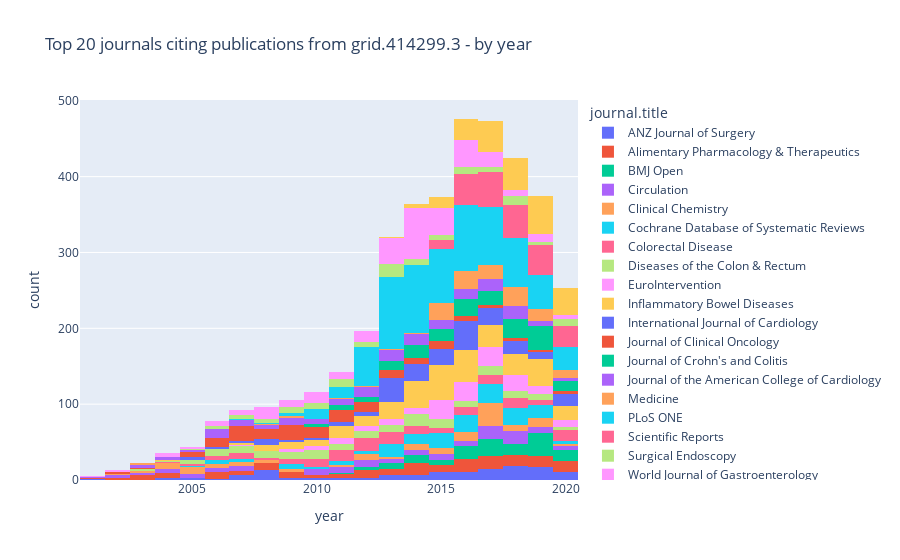

Notebook cell for this chart:
### Markdown cell above
#### Top 20 journals by year chart

### Code cell
THRESHOLD = 20  #@param {type: "slider", min: 10, max: 100}

# suppress empty values
pubs_citing.fillna("-no value-", inplace=True)

# make publications list smaller by only showing top journals
pubs_citing_topjournals = pubs_citing[pubs_citing['journal.title'].isin(list(journals[:THRESHOLD]['journal.title']))].sort_values('journal.title')

# build histogram
px.histogram(pubs_citing_topjournals, 
             x="year", 
             color="journal.title", 
             title=f"Top {THRESHOLD} journals citing publications from {GRIDID} - by year")

### Figure 1 — Plotly figure (JSON) as saved in the notebook; plotly's stock layout.template omitted (floating-point values rounded to 4 significant figures; data arrays with more than 128 entries replaced by an {"elided": "..."} marker saying what was removed)
{"data": [{"alignmentgroup": "True", "bingroup": "x", "hovertemplate": "journal.title=ANZ Journal of Surgery<br>year=%{x}<br>count=%{y}<extra></extra>", "legendgroup": "ANZ Journal of Surgery", "marker": {"color": "#636efa"}, "name": "ANZ Journal of Surgery", "offsetgroup": "ANZ Journal of Surgery", "orientation": "v", "showlegend": true, "type": "histogram", "x": {"elided": "132 int values"}, "xaxis": "x", "yaxis": "y"}, {"alignmentgroup": "True", "bingroup": "x", "hovertemplate": "journal.title=Alimentary Pharmacology & Therapeutics<br>year=%{x}<br>count=%{y}<extra></extra>", "legendgroup": "Alimentary Pharmacology & Therapeutics", "marker": {"color": "#EF553B"}, "name": "Alimentary Pharmacology & Therapeutics", "offsetgroup": "Alimentary Pharmacology & Therapeutics", "orientation": "v", "showlegend": true, "type": "histogram", "x": {"elided": "183 int values"}, "xaxis": "x", "yaxis": "y"}, {"alignmentgroup": "True", "bingroup": "x", "hovertemplate": "journal.title=BMJ Open<br>year=%{x}<br>count=%{y}<extra></extra>", "legendgroup": "BMJ Open", "marker": {"color": "#00cc96"}, "name": "BMJ Open", "offsetgroup": "BMJ Open", "orientation": "v", "showlegend": true, "type": "histogram", "x": {"elided": "129 int values"}, "xaxis": "x", "yaxis": "y"}, {"alignmentgroup": "True", "bingroup": "x", "hovertemplate": "journal.title=Circulation<br>year=%{x}<br>count=%{y}<extra></extra>", "legendgroup": "Circulation", "marker": {"color": "#ab63fa"}, "name": "Circulation", "offsetgroup": "Circulation", "orientation": "v", "showlegend": true, "type": "histogram", "x": [2011, 2013, 2010, 2014, 2018, 2007, 2014, 2010, 2014, 2017, 2017, 2017, 2019, 2018, 2005, 2013, 2014, 2015, 2006, 2015, 2005, 2020, 2005, 2005, 2019, 2018, 2011, 2019, 2019, 2011, 2016, 2015, 2013, 2006, 2017, 2017, 2014, 2017, 2007, 2018, 2010, 2011, 2015, 2016, 2018, 2003, 2015, 2003, 2018, 2012, 2018, 2018, 2012, 2018, 2013, 2017, 2008, 2006, 2019, 2019, 2010, 2017, 2018, 2018, 2013, 2018, 2019, 2017, 2018, 2018, 2015, 2014, 2016, 2010, 2020, 2007, 2007, 2018, 2011, 2006, 2010, 2011, 2020, 2017, 2017, 2002, 2012, 2020, 2012, 2004, 2006, 2019, 2004, 2016, 2007, 2016, 2010, 2012, 2006, 2007, 2012, 2016, 2016, 2014, 2011, 2012, 2018, 2012, 2004, 2002, 2004, 2017, 2017, 2004, 2005, 2015, 2012, 2002, 2020, 2011, 2017, 2017, 2020, 2017, 2012, 2001, 2017], "xaxis": "x", "yaxis": "y"}, {"alignmentgroup": "True", "bingroup": "x", "hovertemplate": "journal.title=Clinical Chemistry<br>year=%{x}<br>count=%{y}<extra></extra>", "legendgroup": "Clinical Chemistry", "marker": {"color": "#FFA15A"}, "name": "Clinical Chemistry", "offsetgroup": "Clinical Chemistry", "orientation": "v", "showlegend": true, "type": "histogram", "x": {"elided": "134 int values"}, "xaxis": "x", "yaxis": "y"}, {"alignmentgroup": "True", "bingroup": "x", "hovertemplate": "journal.title=Cochrane Database of Systematic Reviews<br>year=%{x}<br>count=%{y}<extra></extra>", "legendgroup": "Cochrane Database of Systematic Reviews", "marker": {"color": "#19d3f3"}, "name": "Cochrane Database of Systematic Reviews", "offsetgroup": "Cochrane Database of Systematic Reviews", "orientation": "v", "showlegend": true, "type": "histogram", "x": {"elided": "173 int values"}, "xaxis": "x", "yaxis": "y"}, {"alignmentgroup": "True", "bingroup": "x", "hovertemplate": "journal.title=Colorectal Disease<br>year=%{x}<br>count=%{y}<extra></extra>", "legendgroup": "Colorectal Disease", "marker": {"color": "#FF6692"}, "name": "Colorectal Disease", "offsetgroup": "Colorectal Disease", "orientation": "v", "showlegend": true, "type": "histogram", "x": {"elided": "157 int values"}, "xaxis": "x", "yaxis": "y"}, {"alignmentgroup": "True", "bingroup": "x", "hovertemplate": "journal.title=Diseases of the Colon & Rectum<br>year=%{x}<br>count=%{y}<extra></extra>", "legendgroup": "Diseases of the Colon & Rectum", "marker": {"color": "#B6E880"}, "name": "Diseases of the Colon & Rectum", "offsetgroup": "Diseases of the Colon & Rectum", "orientation": "v", "showlegend": true, "type": "histogram", "x": {"elided": "149 int values"}, "xaxis": "x", "yaxis": "y"}, {"alignmentgroup": "True", "bingroup": "x", "hovertemplate": "journal.title=EuroIntervention<br>year=%{x}<br>count=%{y}<extra></extra>", "legendgroup": "EuroIntervention", "marker": {"color": "#FF97FF"}, "name": "EuroIntervention", "offsetgroup": "EuroIntervention", "orientation": "v", "showlegend": true, "type": "histogram", "x": {"elided": "159 int values"}, "xaxis": "x", "yaxis": "y"}, {"alignmentgroup": "True", "bingroup": "x", "hovertemplate": "journal.title=Inflammatory Bowel Diseases<br>year=%{x}<br>count=%{y}<extra></extra>", "legendgroup": "Inflammatory Bowel Diseases", "marker": {"color": "#FECB52"}, "name": "Inflammatory Bowel Diseases", "offsetgroup": "Inflammatory Bowel Diseases", "orientation": "v", "showlegend": true, "type": "histogram", "x": {"elided": "314 int values"}, "xaxis": "x", "yaxis": "y"}, {"alignmentgroup": "True", "bingroup": "x", "hovertemplate": "journal.title=International Journal of Cardiology<br>year=%{x}<br>count=%{y}<extra></extra>", "legendgroup": "International Journal of Cardiology", "marker": {"color": "#636efa"}, "name": "International Journal of Cardiology", "offsetgroup": "International Journal of Cardiology", "orientation": "v", "showlegend": true, "type": "histogram", "x": {"elided": "214 int values"}, "xaxis": "x", "yaxis": "y"}, {"alignmentgroup": "True", "bingroup": "x", "hovertemplate": "journal.title=Journal of Clinical Oncology<br>year=%{x}<br>count=%{y}<extra></extra>", "legendgroup": "Journal of Clinical Oncology", "marker": {"color": "#EF553B"}, "name": "Journal of Clinical Oncology", "offsetgroup": "Journal of Clinical Oncology", "orientation": "v", "showlegend": true, "type": "histogram", "x": {"elided": "166 int values"}, "xaxis": "x", "yaxis": "y"}, {"alignmentgroup": "True", "bingroup": "x", "hovertemplate": "journal.title=Journal of Crohn's and Colitis<br>year=%{x}<br>count=%{y}<extra></extra>", "legendgroup": "Journal of Crohn's and Colitis", "marker": {"color": "#00cc96"}, "name": "Journal of Crohn's and Colitis", "offsetgroup": "Journal of Crohn's and Colitis", "orientation": "v", "showlegend": true, "type": "histogram", "x": {"elided": "174 int values"}, "xaxis": "x", "yaxis": "y"}, {"alignmentgroup": "True", "bingroup": "x", "hovertemplate": "journal.title=Journal of the American College of Cardiology<br>year=%{x}<br>count=%{y}<extra></extra>", "legendgroup": "Journal of the American College of Cardiology", "marker": {"color": "#ab63fa"}, "name": "Journal of the American College of Cardiology", "offsetgroup": "Journal of the American College of Cardiology", "orientation": "v", "showlegend": true, "type": "histogram", "x": {"elided": "168 int values"}, "xaxis": "x", "yaxis": "y"}, {"alignmentgroup": "True", "bingroup": "x", "hovertemplate": "journal.title=Medicine<br>year=%{x}<br>count=%{y}<extra></extra>", "legendgroup": "Medicine", "marker": {"color": "#FFA15A"}, "name": "Medicine", "offsetgroup": "Medicine", "orientation": "v", "showlegend": true, "type": "histogram", "x": {"elided": "129 int values"}, "xaxis": "x", "yaxis": "y"}, {"alignmentgroup": "True", "bingroup": "x", "hovertemplate": "journal.title=PLoS ONE<br>year=%{x}<br>count=%{y}<extra></extra>", "legendgroup": "PLoS ONE", "marker": {"color": "#19d3f3"}, "name": "PLoS ONE", "offsetgroup": "PLoS ONE", "orientation": "v", "showlegend": true, "type": "histogram", "x": {"elided": "642 int values"}, "xaxis": "x", "yaxis": "y"}, {"alignmentgroup": "True", "bingroup": "x", "hovertemplate": "journal.title=Scientific Reports<br>year=%{x}<br>count=%{y}<extra></extra>", "legendgroup": "Scientific Reports", "marker": {"color": "#FF6692"}, "name": "Scientific Reports", "offsetgroup": "Scientific Reports", "orientation": "v", "showlegend": true, "type": "histogram", "x": {"elided": "209 int values"}, "xaxis": "x", "yaxis": "y"}, {"alignmentgroup": "True", "bingroup": "x", "hovertemplate": "journal.title=Surgical Endoscopy<br>year=%{x}<br>count=%{y}<extra></extra>", "legendgroup": "Surgical Endoscopy", "marker": {"color": "#B6E880"}, "name": "Surgical Endoscopy", "offsetgroup": "Surgical Endoscopy", "orientation": "v", "showlegend": true, "type": "histogram", "x": [2020, 2007, 2016, 2013, 2016, 2013, 2020, 2012, 2020, 2020, 2011, 2013, 2014, 2014, 2019, 2018, 2018, 2018, 2018, 2006, 2008, 2005, 2018, 2018, 2018, 2018, 2013, 2016, 2006, 2007, 2011, 2014, 2014, 2017, 2017, 2007, 2009, 2017, 2009, 2017, 2018, 2008, 2006, 2012, 2007, 2006, 2007, 2013, 2020, 2012, 2013, 2016, 2016, 2011, 2013, 2015, 2015, 2011, 2014, 2015, 2015, 2019, 2014, 2016, 2011, 2016, 2013, 2017, 2012, 2013, 2011, 2010, 2018, 2017, 2017, 2016, 2016, 2020, 2020, 2016, 2009, 2009, 2009, 2019, 2013, 2013, 2015, 2015, 2014, 2014, 2010, 2012, 2018, 2013, 2019, 2011, 2011, 2008, 2015, 2010, 2018, 2010, 2010, 2010, 2010, 2009, 2009, 2009, 2008, 2020, 2011, 2011, 2010, 2008, 2010, 2012, 2012, 2007, 2020, 2013, 2013, 2013, 2013, 2011, 2013], "xaxis": "x", "yaxis": "y"}, {"alignmentgroup": "True", "bingroup": "x", "hovertemplate": "journal.title=World Journal of Gastroenterology<br>year=%{x}<br>count=%{y}<extra></extra>", "legendgroup": "World Journal of Gastroenterology", "marker": {"color": "#FF97FF"}, "name": "World Journal of Gastroenterology", "offsetgroup": "World Journal of Gastroenterology", "orientation": "v", "showlegend": true, "type": "histogram", "x": {"elided": "304 int values"}, "xaxis": "x", "yaxis": "y"}, {"alignmentgroup": "True", "bingroup": "x", "hovertemplate": "journal.title=bioRxiv<br>year=%{x}<br>count=%{y}<extra></extra>", "legendgroup": "bioRxiv", "marker": {"color": "#FECB52"}, "name": "bioRxiv", "offsetgroup": "bioRxiv", "orientation": "v", "showlegend": true, "type": "histogram", "x": {"elided": "221 int values"}, "xaxis": "x", "yaxis": "y"}], "layout": {"autosize": true, "barmode": "relative", "legend": {"title": {"text": "journal.title"}, "tracegroupgap": 0}, "title": {"text": "Top 20 journals citing publications from grid.414299.3 - by year"}, "xaxis": {"anchor": "y", "autorange": true, "domain": [0, 1], "range": [2000.0, 2020.0], "title": {"text": "year"}, "type": "linear"}, "yaxis": {"anchor": "x", "autorange": true, "domain": [0, 1], "range": [0, 501.1], "title": {"text": "count"}}}}
